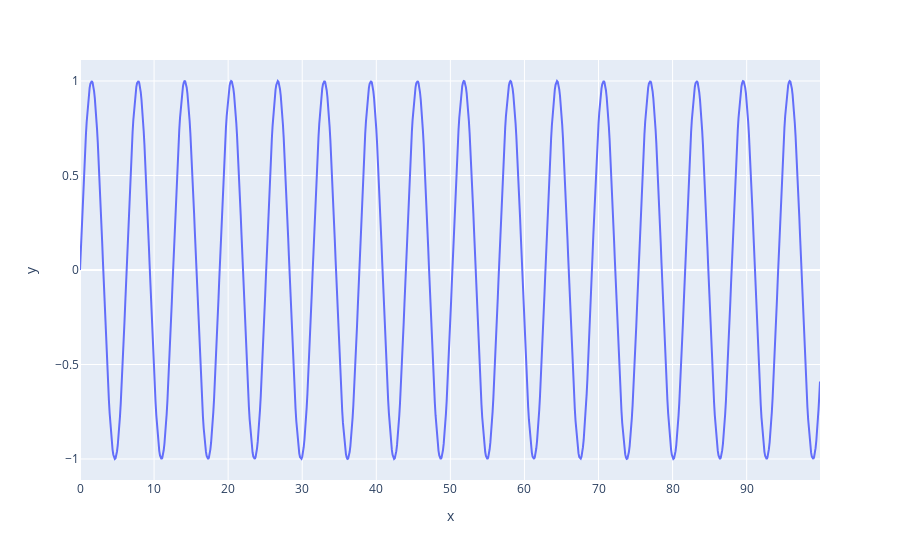

The notebook cell this image was saved under:
### Code cell
px.line(x=x, y=y)

### Figure 1 — Plotly figure (JSON) as saved in the notebook; plotly's stock layout.template omitted (floating-point values rounded to 4 significant figures; data arrays with more than 128 entries replaced by an {"elided": "..."} marker saying what was removed)
{"data": [{"hovertemplate": "x=%{x}<br>y=%{y}<extra></extra>", "legendgroup": "", "line": {"color": "#636efa", "dash": "solid"}, "marker": {"symbol": "circle"}, "mode": "lines", "name": "", "orientation": "v", "showlegend": false, "type": "scatter", "x": {"elided": "1000 float values"}, "xaxis": "x", "y": {"elided": "1000 float values"}, "yaxis": "y"}], "layout": {"autosize": true, "legend": {"tracegroupgap": 0}, "margin": {"t": 60}, "xaxis": {"anchor": "y", "autorange": true, "domain": [0, 1], "range": [0, 99.9], "title": {"text": "x"}, "type": "linear"}, "yaxis": {"anchor": "x", "autorange": true, "domain": [0, 1], "range": [-1.111, 1.111], "title": {"text": "y"}, "type": "linear"}}}
